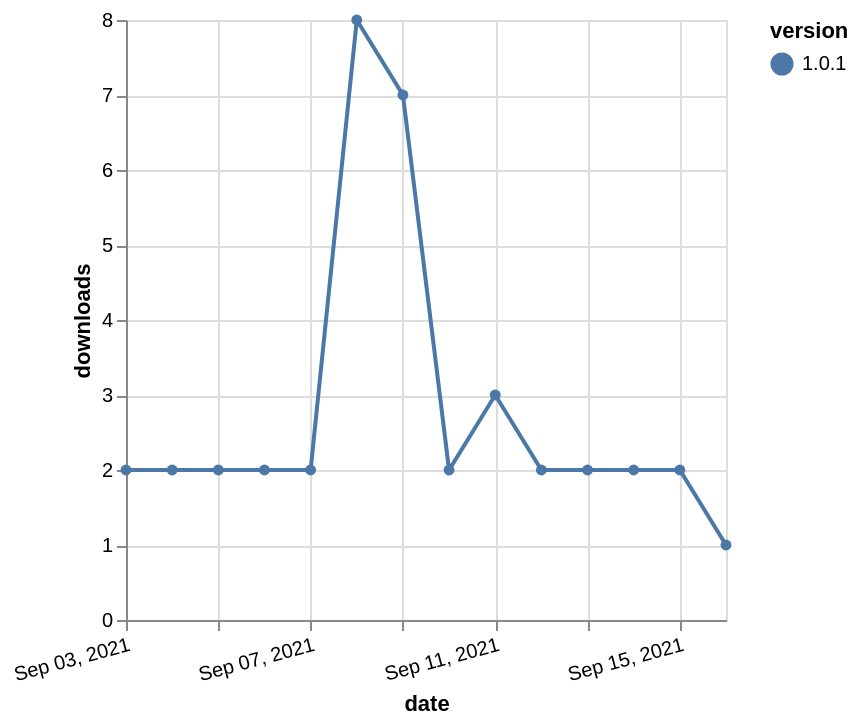

Describe this chart as a Vega-Lite specification.
### Vega-Lite specification from a JSON file in a GitHub repository (floating-point values rounded to 4 significant figures)
{"$schema": "https://vega.github.io/schema/vega-lite/v5.json", "description": "A simple bar chart with embedded data.", "data": {"values": [{"date": "2021-09-03", "total": 5965, "delta": 2, "version": "1.0.1"}, {"date": "2021-09-04", "total": 5967, "delta": 2, "version": "1.0.1"}, {"date": "2021-09-05", "total": 5969, "delta": 2, "version": "1.0.1"}, {"date": "2021-09-06", "total": 5971, "delta": 2, "version": "1.0.1"}, {"date": "2021-09-07", "total": 5973, "delta": 2, "version": "1.0.1"}, {"date": "2021-09-08", "total": 5981, "delta": 8, "version": "1.0.1"}, {"date": "2021-09-09", "total": 5988, "delta": 7, "version": "1.0.1"}, {"date": "2021-09-10", "total": 5990, "delta": 2, "version": "1.0.1"}, {"date": "2021-09-11", "total": 5993, "delta": 3, "version": "1.0.1"}, {"date": "2021-09-12", "total": 5995, "delta": 2, "version": "1.0.1"}, {"date": "2021-09-13", "total": 5997, "delta": 2, "version": "1.0.1"}, {"date": "2021-09-14", "total": 5999, "delta": 2, "version": "1.0.1"}, {"date": "2021-09-15", "total": 6001, "delta": 2, "version": "1.0.1"}, {"date": "2021-09-16", "total": 6002, "delta": 1, "version": "1.0.1"}]}, "width": "container", "mark": {"type": "line", "point": {"filled": true}}, "encoding": {"x": {"field": "date", "type": "temporal", "timeUnit": "yearmonthdate", "title": "date", "axis": {"labelAngle": -15}}, "y": {"field": "delta", "type": "quantitative", "title": "downloads"}, "color": {"field": "version", "type": "nominal"}, "tooltip": {"field": "delta"}}}
